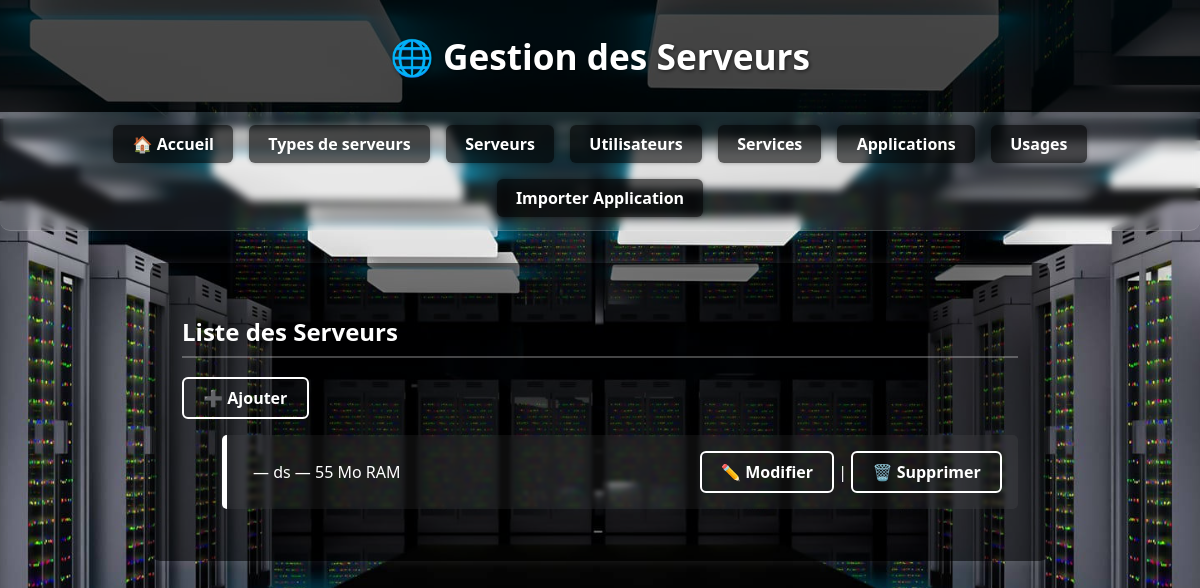
Page /serveurs/ on the earlier database version.
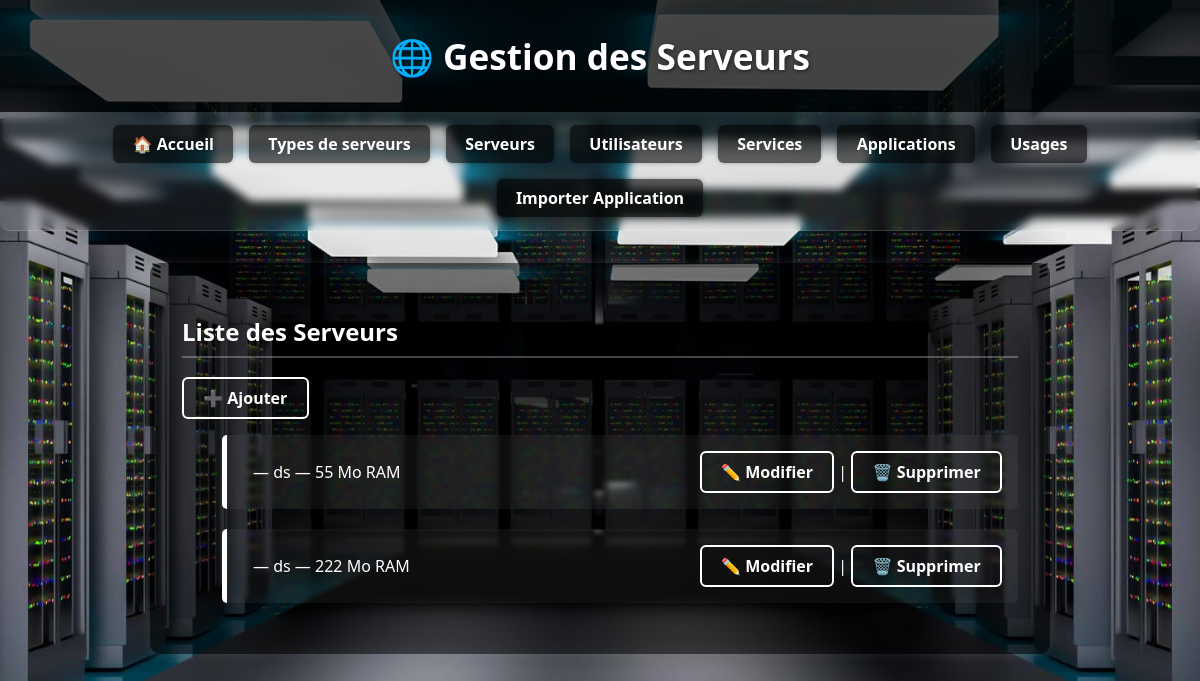
Same page on the later database version.
### gestion/models/serveur.py (models this page shows, shortened)
class Serveur(models.Model):
    nom = models.CharField(max_length=100)
    type_serveur = models.ForeignKey(TypeServeur, on_delete=models.CASCADE)
    nb_processeurs = models.PositiveIntegerField()
    capacite_memoire = models.PositiveIntegerField(help_text="En Mo")
    capacite_stockage = models.PositiveIntegerField(help_text="En Go")

### gestion/models/type_serveur.py (models this page shows, shortened)
class TypeServeur(models.Model):
    type = models.CharField(max_length=100)
    description = models.TextField()

### gestion/views.py (the view)
# urls.py: path('serveurs/', views.liste_serveur, name='liste_serveur'),
def liste_serveur(request):
    serveurs = Serveur.objects.all()
    return render(request, 'gestion/serveur/liste.html', {'serveurs': serveurs})

### gestion/templates/gestion/serveur/liste.html
{% extends 'gestion/base.html' %}
{% block content %}
<h2>Liste des Serveurs</h2>
<a href="{% url 'ajouter_serveur' %}" class="btn-ajouter">➕ Ajouter</a>
<ul>
    {% for item in serveurs %}
    <li>
        <span style="display: flex; align-items: center; gap: 10px;">
            <strong>{{ item.nom_serveur }}</strong> — {{ item.type_serveur.type }} — {{ item.capacite_memoire }} Mo RAM
        </span>
        <span>
            <a href="{% url 'modifier_serveur' item.id %}" class="btn-action">✏️ Modifier</a> |
            <a href="{% url 'supprimer_serveur' item.id %}" class="btn-action">🗑️ Supprimer</a>
        </span>
    </li>
    {% empty %}<li>Aucun serveur trouvé.</li>{% endfor %}
</ul>
{% endblock %}

Differences in the rows shown:
added Serveur: type_serveur.type "ds", capacite_memoire "222"
